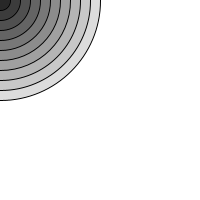
Frame 1 (no input)
Frame 60 (the mouse pressed at the canvas centre just before this capture): identical to frame 1, image omitted
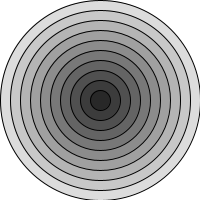
Frame 120 (the mouse held since frame 60 and released just before this capture)

The Processing sketch that drew these frames (run headless with seeded random() and noise(); from frame 60 on, the mouse is pressed at the canvas centre):

// Processing sketch: circulos
// ── circulos.pde
void setup ()
{
  size(200, 200);
}

void draw ()
{
  background(255);
  /*
  for(int i = 200; i > 0; i-=20 )
  {
    fill(i);
    circle(100, 100, i);
  }
  */
  //circulosConcentricos(50, 50);
  circulosConcentricos(mouseX, mouseY);

}

void circulosConcentricos(int x, int y)
{
  fill(220); // 0 - 255 (256)
  circle(x, y, 200);
  fill(200);
  circle(x, y, 180);
  fill(180);
  circle(x, y, 160);
  fill(160);
  circle(x, y, 140);
  fill(140);
  circle(x, y, 120);
  fill(120);
  circle(x, y, 100);
  fill(100);
  circle(x, y, 80);
  fill(80);
  circle(x, y, 60);
  fill(60);
  circle(x, y, 40);
  fill(40);
  circle(x, y, 20);
}
